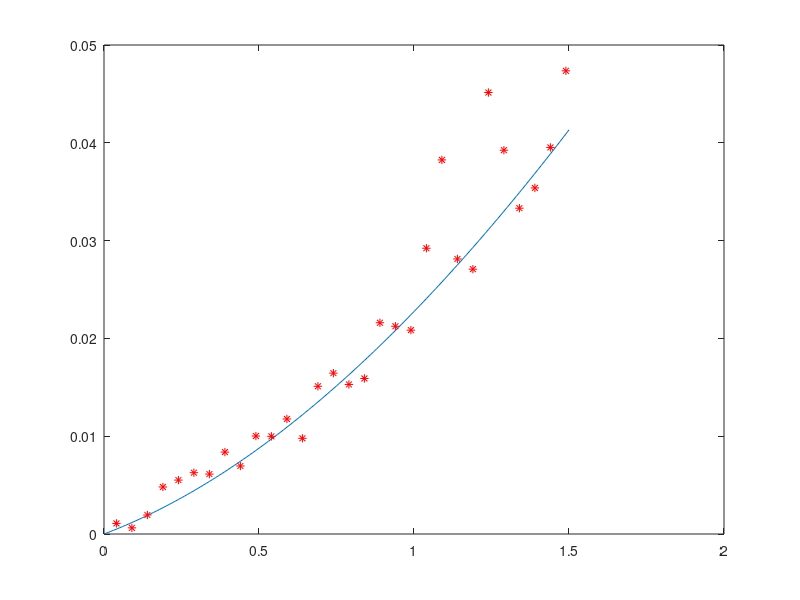

MATLAB code to generate this figure:
x=0:0.01:1.5;
d=0.03;
c=0.1;
b=0.1;
l=0;
y = d/c - ((l+d)*exp(-x*(b/2 - (b*b - 4*c)^(1/2)/2)))/(2*c) - ((l+d)*exp(-x*(b/2 + (b*b - 4*c)^(1/2)/2)))/(2*c);
plot(x,y*0.8,'-');
hold on
for pp=1:30
    if pp<10
        dog=0.005;
    elseif pp>=10 & pp<20
        dog=0.002;
    elseif pp>=20
        dog=0.005;
    end
        
   t(pp)=x(5*pp);
   hl(pp)=y(5*pp)+(dog*2*pp*0.01+dog*randn*pp*0.03)*2;
   pp=pp+1;
    
    
end
plot(t,hl*0.8,'r*');